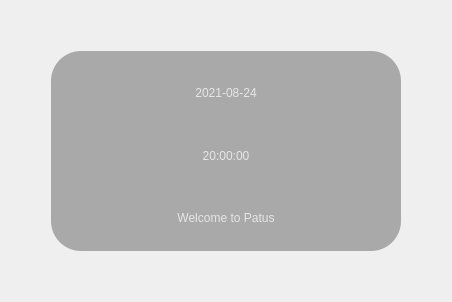
               <widget class="QWidget" name="page_standBy">
                <layout class="QGridLayout" name="gridLayout">
                 <item row="1" column="2">
                  <spacer name="hs_standByR">
                   <property name="orientation">
                    <enum>Qt::Horizontal</enum>
                   </property>
                   <property name="sizeHint" stdset="0">
                    <size>
                     <width>40</width>
                     <height>20</height>
                    </size>
                   </property>
                  </spacer>
                 </item>
                 <item row="0" column="1">
                  <spacer name="vs_standByT">
                   <property name="orientation">
                    <enum>Qt::Vertical</enum>
                   </property>
                   <property name="sizeHint" stdset="0">
                    <size>
                     <width>20</width>
                     <height>40</height>
                    </size>
                   </property>
                  </spacer>
                 </item>
                 <item row="1" column="1">
                  <widget class="QFrame" name="f_standBy">
                   <property name="sizePolicy">
                    <sizepolicy hsizetype="MinimumExpanding" vsizetype="MinimumExpanding">
                     <horstretch>0</horstretch>
                     <verstretch>0</verstretch>
                    </sizepolicy>
                   </property>
                   <property name="minimumSize">
                    <size>
                     <width>350</width>
                     <height>200</height>
                    </size>
                   </property>
                   <property name="maximumSize">
                    <size>
                     <width>800</width>
                     <height>600</height>
                    </size>
                   </property>
                   <property name="font">
                    <font>
                     <family>Times New Roman</family>
                     <pointsize>28</pointsize>
                     <weight>50</weight>
                     <italic>false</italic>
                     <bold>false</bold>
                    </font>
                   </property>
                   <property name="styleSheet">
                    <string notr="true">*
{
	background-color: rgba(149, 149, 149, 200);
	color: rgb(230, 230, 230);
	font: 28pt &quot;Times New Roman&quot;;
    border-radius: 30px;
	padding: 2px;
}
QLabel
{
	background: transparent
}</string>
                   </property>
                   <property name="frameShape">
                    <enum>QFrame::StyledPanel</enum>
                   </property>
                   <property name="frameShadow">
                    <enum>QFrame::Raised</enum>
                   </property>
                   <property name="lineWidth">
                    <number>1</number>
                   </property>
                   <layout class="QVBoxLayout" name="verticalLayout_4">
                    <property name="spacing">
                     <number>0</number>
                    </property>
                    <property name="leftMargin">
                     <number>0</number>
                    </property>
                    <property name="rightMargin">
                     <number>0</number>
                    </property>
                    <property name="bottomMargin">
                     <number>0</number>
                    </property>
                    <item>
                     <widget class="QLabel" name="l_date">
                      <property name="text">
                       <string>2021-08-24</string>
                      </property>
                      <property name="alignment">
                       <set>Qt::AlignCenter</set>
                      </property>
                     </widget>
                    </item>
                    <item>
                     <widget class="QLabel" name="l_time">
                      <property name="text">
                       <string>20:00:00</string>
                      </property>
                      <property name="alignment">
                       <set>Qt::AlignCenter</set>
                      </property>
                     </widget>
                    </item>
                    <item>
                     <widget class="QLabel" name="l_welcomeMsg">
                      <property name="text">
                       <string>Welcome to Patus</string>
                      </property>
                      <property name="alignment">
                       <set>Qt::AlignCenter</set>
                      </property>
                     </widget>
                    </item>
                   </layout>
                  </widget>
                 </item>
                 <item row="1" column="0">
                  <spacer name="hs_standByL">
                   <property name="orientation">
                    <enum>Qt::Horizontal</enum>
                   </property>
                   <property name="sizeHint" stdset="0">
                    <size>
                     <width>40</width>
                     <height>20</height>
                    </size>
                   </property>
                  </spacer>
                 </item>
                 <item row="2" column="1">
                  <spacer name="vs_standByB">
                   <property name="orientation">
                    <enum>Qt::Vertical</enum>
                   </property>
                   <property name="sizeHint" stdset="0">
                    <size>
                     <width>20</width>
                     <height>40</height>
                    </size>
                   </property>
                  </spacer>
                 </item>
                </layout>
               </widget>
